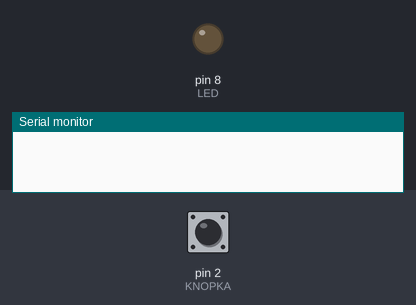
Simulated run of this sketch. Board: Arduino Uno, built with avr-gcc and run on an emulated ATmega328P. On the bench: output pins drawn as LEDs (lit = HIGH), the last lines printed to the serial monitor. The inputs (shaded band) are chosen by the test bench; at power-on: pin 2 (KNOPKA) HIGH.

Above: at 1.2 s.
1.3 s: pin 2 (KNOPKA) pulled LOW for 0.15 s
At 1.37 s:
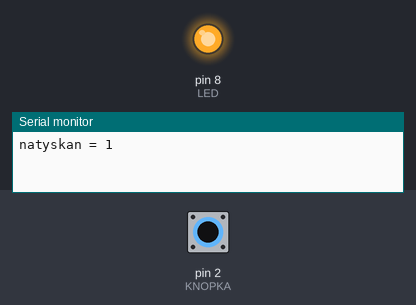
2.9 s: pin 2 (KNOPKA) pulled LOW for 3.2 s
At 7.3 s:
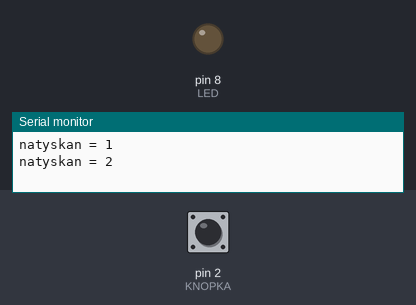
Timing chart, 0 to 8.8 s (numbered marks = the images above; inputs shaded):
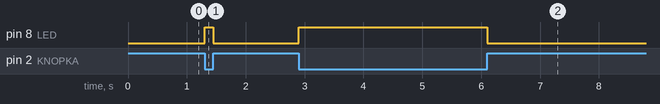

The sketch:

d3_knopka.ino
```cpp
// Демо Д3. Цифровий вхід і «кадри»: чому delay губить події
// Схема: кнопка між піном 2 і GND (резистор не потрібен — INPUT_PULLUP)
//        пін 8 → 220 Ом → світлодіод → GND

const int KNOPKA = 2;
const int LED = 8;
const int ZATRYMKA = 0;          // мс; поставте 1000 і натискайте швидко

int natyskan = 0;
bool bulaNatysnuta = false;

void setup() {
  pinMode(KNOPKA, INPUT_PULLUP); // відпущена = HIGH, натиснута = LOW
  pinMode(LED, OUTPUT);
  Serial.begin(9600);
}

void loop() {
  bool natysnuta = (digitalRead(KNOPKA) == LOW);   // 1. відчути — один «кадр»

  if (natysnuta && !bulaNatysnuta) {               // 2. вирішити: щойно натиснули?
    natyskan++;
    Serial.print("natyskan = ");
    Serial.println(natyskan);
  }
  bulaNatysnuta = natysnuta;

  digitalWrite(LED, natysnuta ? HIGH : LOW);       // 3. діяти

  delay(ZATRYMKA);                                 // поки спимо — кнопку не бачимо
}
```

Measured:
- after the input at 1.3 s, pin 8 (LED): LOW → HIGH at once, → LOW 0.15 s later
- after the input at 2.9 s, pin 8 (LED): LOW → HIGH at once, → LOW 3.2 s later
